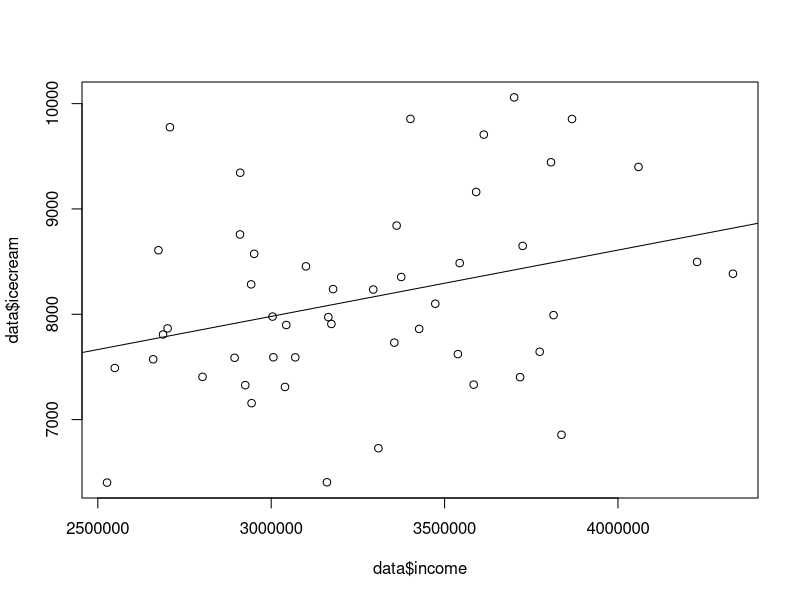

R code for this plot:
### answer_4_2.r
### 問題4.2の解答例

data <- read.csv("data_3_2.csv") # データの読み込み

# 4.2(1)

rec <- with(data, lm(icecream ~ income))
plot(data$income, data$icecream)
abline(rec)

# 4.2(2)

summary(with(data, lm(icecream ~ income + u15)))
